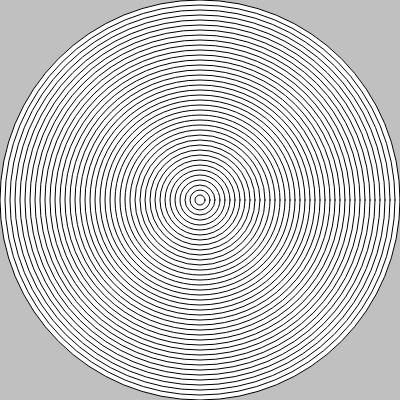
Frame 1 (no input)
Frame 60 (no input): identical to frame 1, image omitted
Frame 120 (the mouse pressed at the canvas centre since frame 60): identical to frame 1, image omitted

The p5.js sketch that drew this single still picture (run headless with seeded random() and noise() and a simulated clock; from frame 60 on, the mouse is pressed at the canvas centre):

// p5.js sketch
// ── sketch.js
function setup() {
  // put setup code here
  createCanvas(400,400);
}

var numberOfCircles = 40;


function draw() {
  // put drawing code here
  background(192);
  for (i=numberOfCircles;i>0;i--) {
   circle(width/2,height/2,(width/numberOfCircles)*i) ;
  }
  
}
